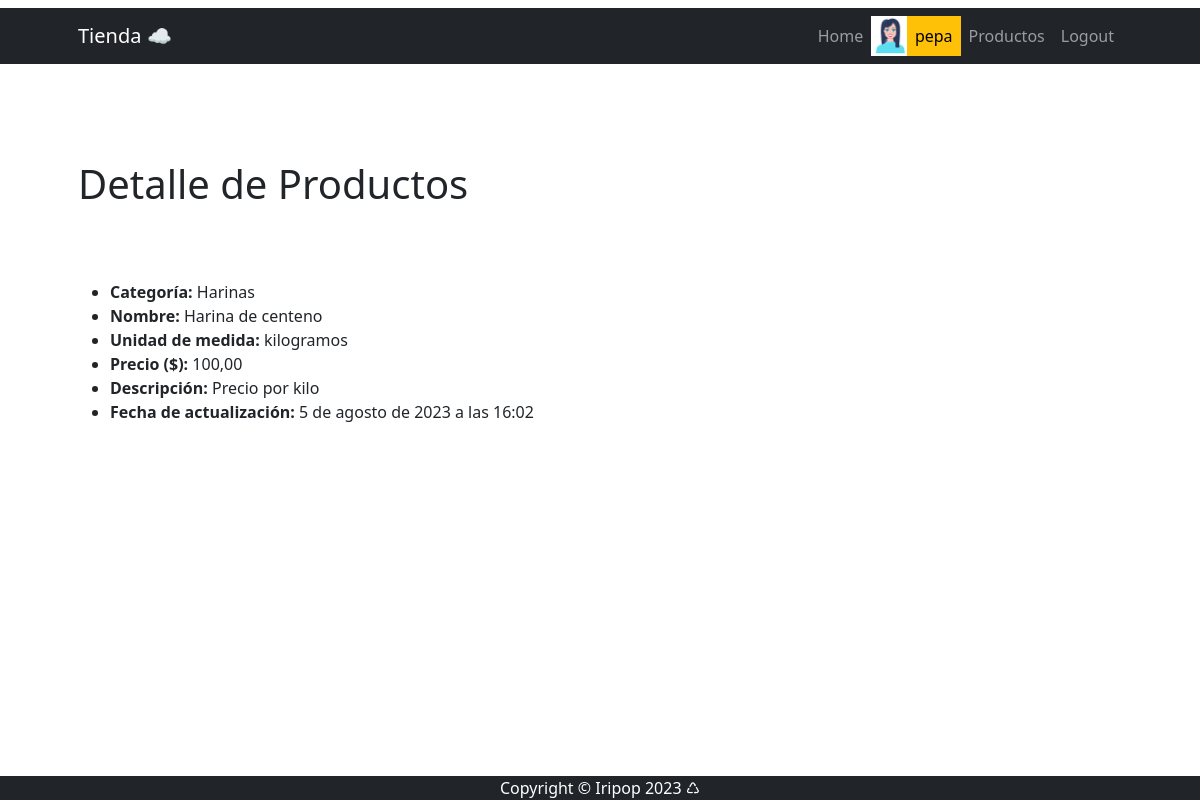
The app's page /producto/detail/1 (signed in) with its own data.
### apps/venta/models.py (models this page shows, shortened)
class Vendedor(models.Model):
    usuario = models.OneToOneField(User, on_delete=models.CASCADE, related_name="vendedor")
    celular = models.CharField(max_length=50)
    avatar = models.ImageField(upload_to="avatares", blank=True, null=True)
    class Meta:
        verbose_name_plural = "Vendedores"

### apps/producto/models.py (models this page shows, shortened)
class Producto(models.Model):
    categoria = models.ForeignKey(ProductoCategoria, on_delete=models.SET_NULL, blank=True, null=True)
    nombre = models.CharField(max_length=100)
    unidad_de_medida = models.CharField(max_length=100)
    cantidad = models.FloatField()
    precio = models.DecimalField(max_digits=10, decimal_places=2)
    descripcion = models.CharField(max_length=250, null=True, blank=True)
    fecha_actualizacion = models.DateTimeField(
    default=timezone.now, editable=False, verbose_name="fecha de actualización")
    imagen = models.ImageField(upload_to="productos", blank=True, null=True)

class ProductoCategoria(models.Model):
    nombre = models.CharField(max_length=200, unique=True)
    descripcion = models.CharField(
        max_length=250, null=True, blank=True, verbose_name="descripción")
    def __str__(self):
        return self.nombre
    class Meta:
        verbose_name = "categoría de productos"
        verbose_name_plural = "categorías de productos"

### apps/producto/views.py (the view)
# urls.py: path("producto/detail/<int:pk>", views.ProductoDetail.as_view(), name="producto_detail"),
class ProductoDetail(DetailView):
    model = models.Producto

### apps/producto/templates/producto/producto_detail.html
{% extends 'producto/index.html' %}
{% block INDEX_TITULO %}
    Detalle de Productos
{% endblock INDEX_TITULO %}
{% block INDEX_CONTENIDO %}
    <ul>
        <li><strong>Categoría:</strong> {{ object.categoria }} </li>
        <li><strong>Nombre:</strong> {{ object.nombre }} </li>
        <li><strong>Unidad de medida:</strong> {{ object.unidad_de_medida }} </li>
        <li><strong>Precio ($):</strong> {{ object.precio }} </li>
        <li><strong>Descripción:</strong> {{ object.descripcion }}
        <li><strong>Fecha de actualización:</strong> {{ object.fecha_actualizacion }} </li>
    </ul>
{% endblock INDEX_CONTENIDO %}

### apps/CORE/templates/CORE/navbar.html (shortened to what this page needs)
{% load static %}
<nav class="navbar navbar-expand-lg navbar-dark bg-dark">
    <div class="container px-5">
        <a class="navbar-brand" href="{% url 'Home:home' %}">Tienda &#9729;</a>
        <div class="collapse navbar-collapse" id="navbarSupportedContent">
            <ul class="navbar-nav ms-auto mb-2 mb-lg-0">
                <li class="nav-item"><a class="nav-link {% if request.path == "/" %} active  {% endif %}" aria-current="page" href="{% url 'Home:home' %}">Home</a></li>
                {% if user.is_authenticated %}
                    {% if user.vendedor.avatar.url %}
                        <li class="nav-item"> <img src="{{ user.vendedor.avatar.url }}" alt="avatar" class="" style="height: 40px;"></li>
                    {% else %}
                        <li class="nav-item"> <img src="{% static 'venta/avatar2.png'%}" alt="avatar" class="" style="height: 37px;"></li>
                    {% endif %}
                    <li class="nav-item"><a class="nav-link text-bg-warning">{{ user.username }}</a></li>
                    <li class="nav-item"><a class="nav-link {% if request.path == "/producto/" %} active  {% endif %}" href="{% url 'producto:home' %}">Productos</a></li>
                    <li class="nav-item"><a class="nav-link {% if request.path == "/logout/" %} active  {% endif %}" href="{% url 'Home:logout' %}">Logout</a></li>
                {% else %}
                    <li class="nav-item"><a class="nav-link {% if request.path == "/about/" %} active  {% endif %}" href="{% url 'Home:about' %}">Acerca de mí</a></li>
                    <li class="nav-item"><a class="nav-link text-warning {% if request.path == "/login/" %} active {% endif %}" href="{% url 'Home:login' %}">Login</a></li>
                {% endif %}
            </ul>
        </div>
    </div>
</nav>

### records on screen
Producto: categoria "Harinas", nombre "Harina de centeno", unidad_de_medida "kilogramos", precio "100,00", descripcion "Precio por kilo", fecha_actualizacion "5 de agosto de 2023 a las 16:02"

### other values on screen
{{ user.username }} "pepa"
